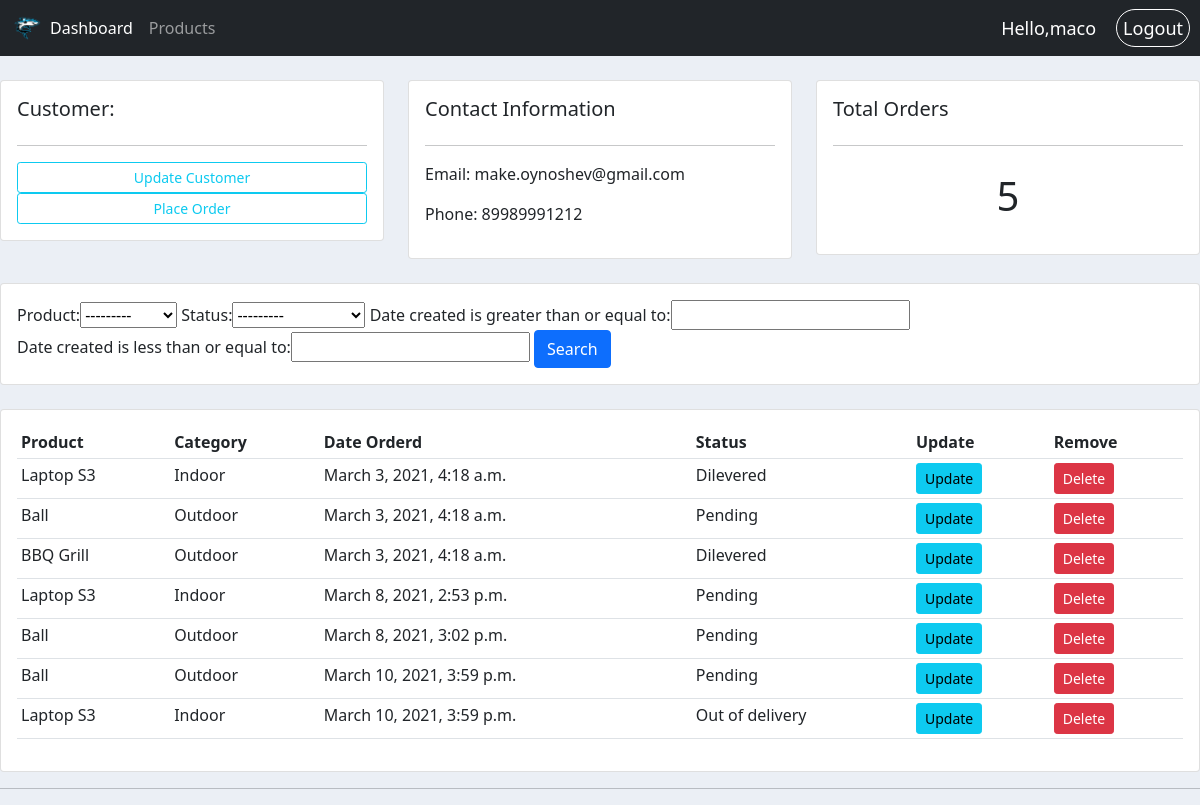
The app's page /customer/1/ (signed in) with its own data.
### accounts/models.py (models this page shows, shortened)
class Customer(models.Model):
	user = models.OneToOneField(User, null=True, on_delete=models.CASCADE)
	name = models.CharField(max_length=200, null=True)
	phone = models.CharField(max_length=200, null=True)
	email = models.CharField(max_length=200, null=True)
	date_created = models.DateTimeField(auto_now_add=True)
	profile_pic = models.ImageField(null=True, blank=True, default='user.png')

class Order(models.Model):
	STATUS = (
			('Pending', 'Pending'),
			('Out of delivery', 'Out of delivery'),
			('Dilevered', 'Dilevered'),
		)
	customer = models.ForeignKey(Customer, null=True, on_delete=models.SET_NULL)
	product = models.ForeignKey(Product, null=True, on_delete=models.SET_NULL)
	date_created = models.DateTimeField(auto_now_add=True)
	status = models.CharField(max_length=200, null=True, choices=STATUS)

class Product(models.Model):
	CATAGORY = (
			('Indoor', 'Indoor'),
			('Outdoor', 'Outdoor'),
		)
	name = models.CharField(max_length=200, null=True)
	price = models.FloatField(null=True)
	description = models.CharField(max_length=200, null=True, blank=True)
	date_created = models.DateTimeField(auto_now_add=True)
	category = models.CharField(max_length=200, null=True, choices=CATAGORY)
	tags = models.ManyToManyField(Tag)
	def __str__ (self):
		return self.name

### accounts/decorators.py (the view)
		def wrapper_func(request, *args, **kwargs):
			group = None
			if request.user.groups.exists():
				groups = request.user.groups.all()
				for group in groups:
					if group.name in allowed_roles:
						return view_func(request, *args, **kwargs)
			return redirect('userPage')

### accounts/views.py (called while the page is built)
@login_required(login_url='login')
@allowed_users(allowed_roles='admin')
def customer(request, pk_test):
	customer = Customer.objects.get(id=pk_test)
	orders = customer.order_set.all()
	total_orders = orders.count()
	myFilter = OrderFilter(request.GET, queryset=Order.objects.all())
	orders = myFilter.qs
	context = {
		'customer': customer,
		'orders': orders,
		'total_orders': total_orders,
		'myFilter': myFilter,
	}
	return render(request, 'accounts/customer.html', context)

### accounts/templates/accounts/customer.html
{% extends 'accounts/main.html' %}
{% block content %}
	<br>
<div class="row">
	<div class="col-md">
		<div class="card card-body">
			<h5>Customer:</h5>
			<hr>
			<a class="btn btn-outline-info  btn-sm " href="">Update Customer</a>
			<a  class="btn btn-sm btn-outline-info" href="{% url 'create_order' customer.id %}" >Place Order</a>
		</div>
	</div>
	<div class="col-md">
		<div class="card card-body">
			<h5>Contact Information</h5>
			<hr>
			<p>Email: {{customer.email}}</p>
			<p>Phone: {{customer.phone}}</p>
		</div>
	</div>
	<div class="col-md">
		<div class="card card-body">
			<h5>Total Orders</h5>
			<hr>
			<h1 style="text-align: center;padding: 10px">{{total_orders}}</h1>
		</div>
	</div>
</div>
<br>
<div class="row">
	<div class="col">
		<div class="card card-body">
			<form method="get">
				{{ myFilter.form }}
		    <button class="btn btn-primary" type="submit">Search</button>
		  </form>
		</div>
	</div>
</div>
<br>
<div class="row">
	<div class="col-md">
		<div class="card card-body">
			<table class="table table-sm">
				<tr>
					<th>Product</th>
					<th>Category</th>
					<th>Date Orderd</th>
					<th>Status</th>
					<th>Update</th>
					<th>Remove</th>
				</tr>
				{% for order in orders %}
					<tr>
						<td>{{order.product}}</td>
						<td>{{order.product.category}}</td>
						<td>{{order.date_created}}</td>
						<td>{{order.status}}</td>
						<td><a class="btn btn-sm btn-info" href="{% url 'update_order' order.id %}">Update</a></td>
						<td><a class="btn btn-sm btn-danger" href="{% url 'delete_order' order.id %}">Delete</a></td>
					</tr>
				{% endfor%}
			</table>
		</div>
	</div>
</div>
{% endblock %}

### accounts/templates/accounts/navbar.html (shortened to what this page needs)
{% load static %}
<nav class="navbar navbar-expand-lg navbar-dark bg-dark">
  <div class="container-fluid">
    <img src="{% static 'images/logo.png' %}" id="logo">
    <div class="collapse navbar-collapse" id="navbarNav">
      {% if request.user.is_staff %}
      <ul class="navbar-nav">
        <li class="nav-item">
          <a class="nav-link active" aria-current="page" href="{% url 'home' %}">Dashboard</a>
        </li>
        <li class="nav-item">
          <a class="nav-link" href="{% url 'products'%}">Products</a>
        </li>
      {% else %}
        <li>
          <a href="{% url 'profileSettings' %}">Settings</a>
        </li>
      </ul>
      {% endif %}
    </div>
  </div>
  <span class='great-message'>Hello,{{request.user}} </span>
  <span><a class ="logout" href="{% url 'logout' %}"> Logout</a></span>
</nav>

### static/css/main.css (style rules this page uses)
#logo { width: 30px; height: auto; }
body { background: #ebeff5; }

### accounts/templates/accounts/navbar.html (style rules this page uses)
.great-message { color:white; font-size: 18px; padding-right: 20px; }
.logout { text-decoration: none; color:white; padding:6px; font-size: 18px; margin-right: 10px; border: 1px solid white; border-radius: 20px; }
a { text-decoration: none; color:white; }

### records on screen
Customer: email "make.oynoshev@gmail.com", phone "89989991212"
Order: product "Laptop S3", product.category "Indoor", date_created "March 3, 2021, 4:18 a.m.", status "Dilevered"
Order: product "Ball", product.category "Outdoor", date_created "March 3, 2021, 4:18 a.m.", status "Pending"
Order: product "BBQ Grill", product.category "Outdoor", date_created "March 3, 2021, 4:18 a.m.", status "Dilevered"
Order: product "Laptop S3", product.category "Indoor", date_created "March 8, 2021, 2:53 p.m.", status "Pending"
Order: product "Ball", product.category "Outdoor", date_created "March 8, 2021, 3:02 p.m.", status "Pending"
Order: product "Ball", product.category "Outdoor", date_created "March 10, 2021, 3:59 p.m.", status "Pending"
Order: product "Laptop S3", product.category "Indoor", date_created "March 10, 2021, 3:59 p.m.", status "Out of delivery"

### other values on screen
{{ request.user }} "maco"
{{ total_orders }} "5"
